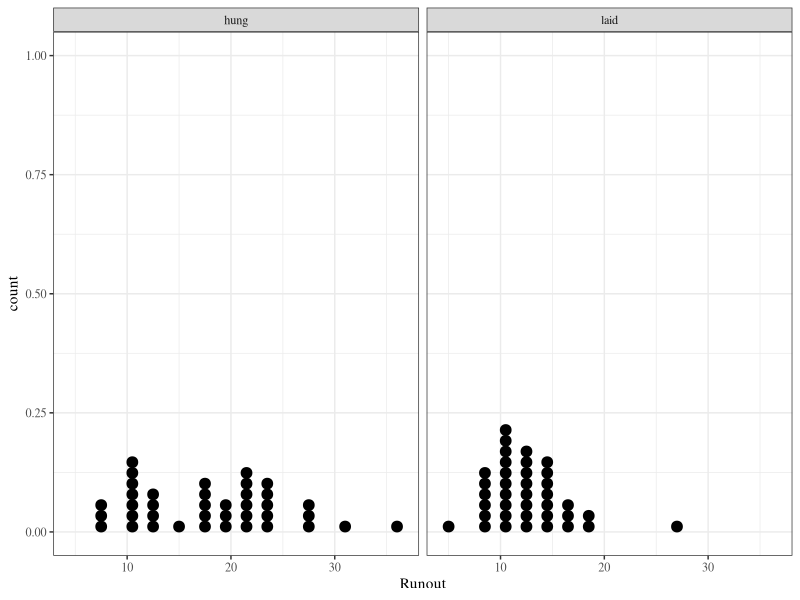
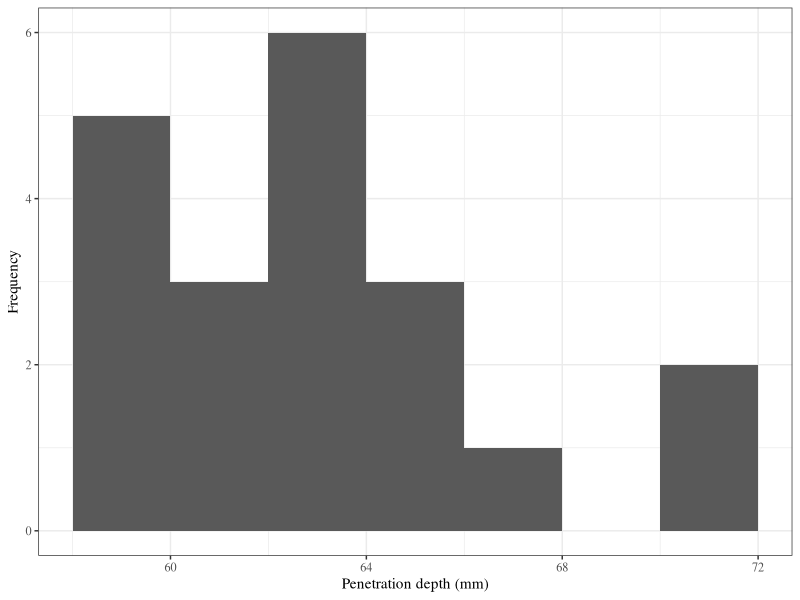
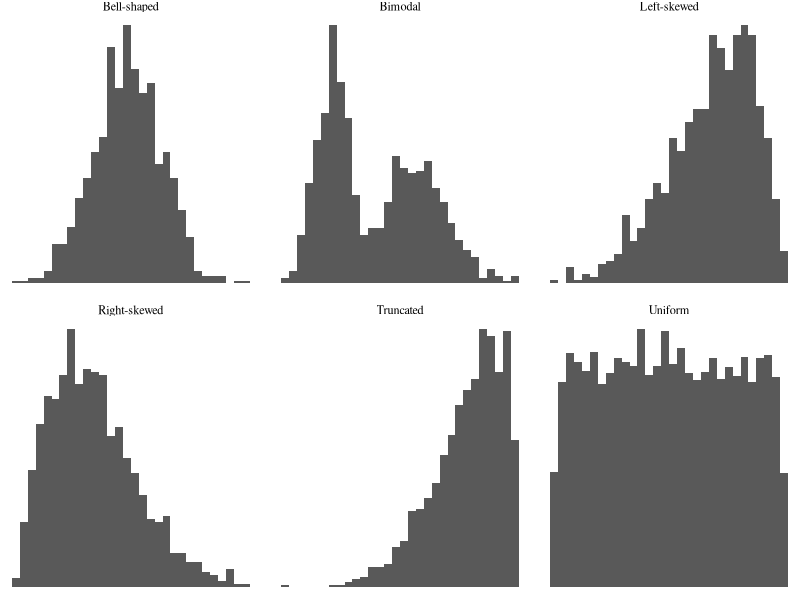
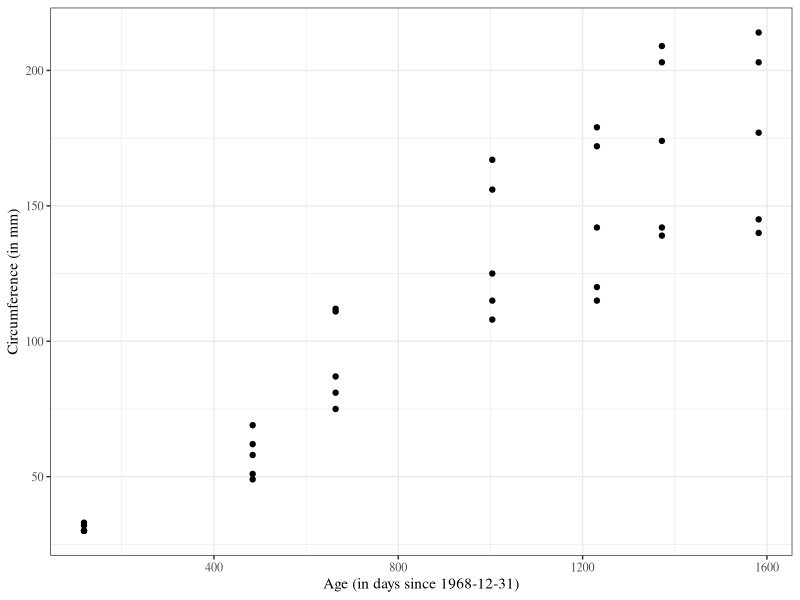
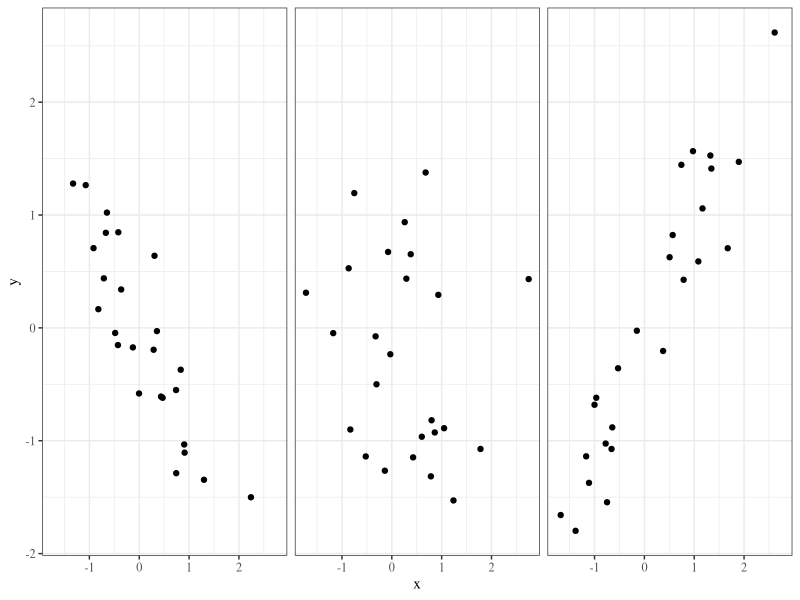
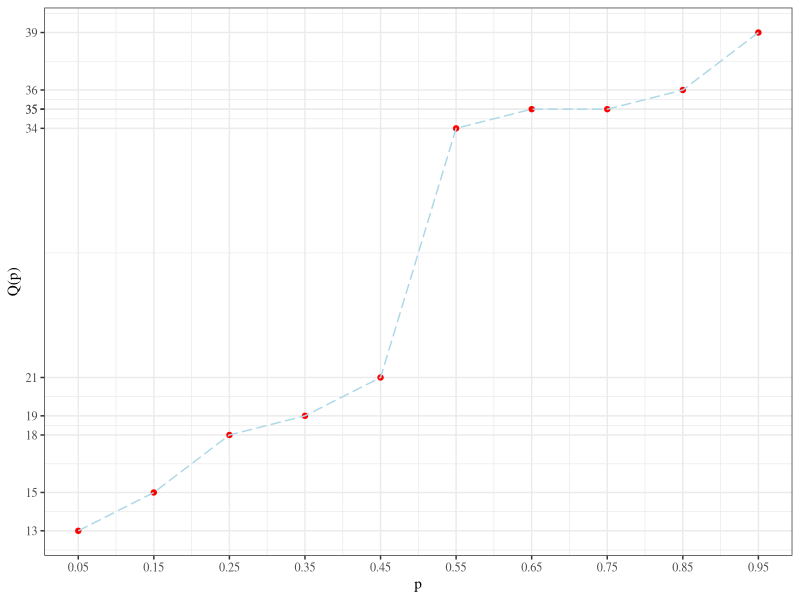
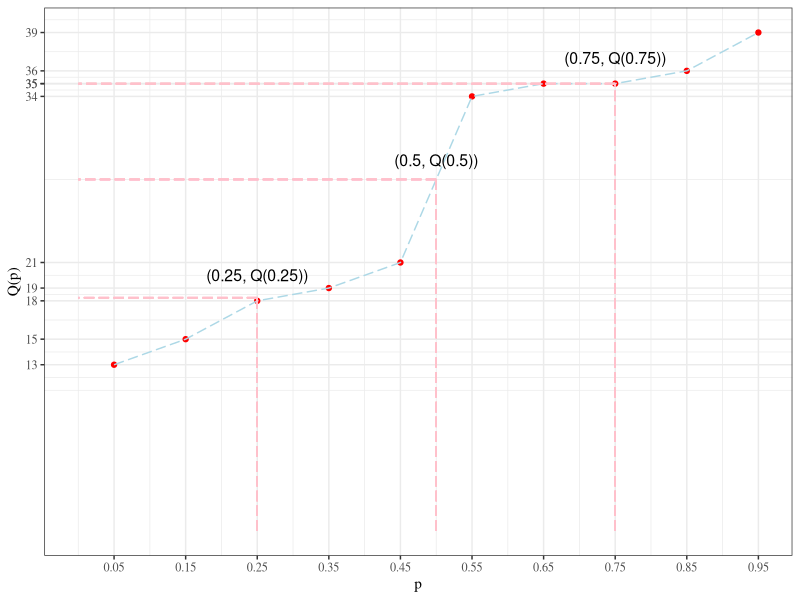
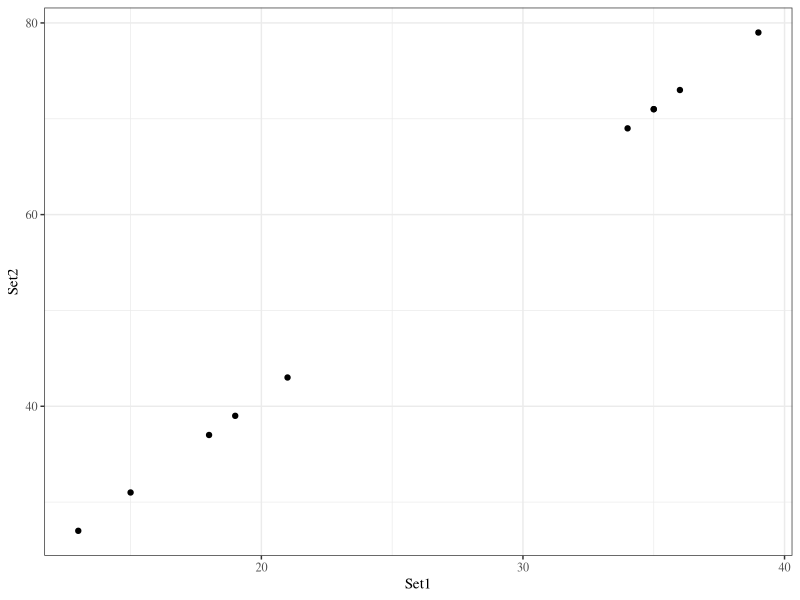

These charts were generated, in order, by the following R code:
## ---- chunk 1
   mode_values <- function(x){
      tbl <- table(x)
      names(which(tbl == max(tbl)))
   }

   print_multiple <- function(x){
      if(length(x) == 1){
         x
      }else{
         xfirst <- x[1:(length(x)-1)]
         paste(paste0(xfirst,collapse = ", "),"and",x[length(x)])
      }
   }

   my_quantile <- function(p,x){
      x <- x[order(x)]
      
      n <- length(x)

      raw.i <- n*p + .5
      floor.i <- floor(raw.i)
      if(floor.i == raw.i){
         x[floor.i]
      }else{
         x[floor.i] + (n*p - floor.i + .5)*(x[floor.i+1] - x[floor.i])
      }
   }

library(knitr)
library(tidyverse)
library(xtable)
library(MASS)

knitr::opts_chunk$set(echo=FALSE, message=FALSE, warning=FALSE, fig.height = 2)
theme_set(theme_bw(base_family = "serif"))

set.seed(305)   

## ---- chunk 2
gears <-readr:: read_csv("../../../data/gears.csv")
## ---- chunk 3
gears %>%
  ggplot() +
  geom_dotplot(aes(Runout)) +
  facet_wrap(~Arrangement)
## ---- chunk 4
bullets <- read_csv("../../../data/bullets.csv")
## ---- chunk 5
bullets %>%
  mutate(grain = paste(grain, "grain jacketed bullets")) %>%
  group_by(grain) %>%
  summarise(Values = paste(penetration, collapse = ", ")) %>%
  spread(grain, Values) %>%
  kable(format="html") 
## ---- chunk 6
bullets %>%
  filter(grain == 200) %>%
  ggplot() +
  geom_histogram(aes(penetration), breaks = seq(58, 72, by = 2)) +
  xlab("Penetration depth (mm)") + ylab("Frequency")
## ---- chunk 7
shapes <- data.frame(shape = "Bell-shaped", data = rnorm(1000))
shapes %>%
  bind_rows(data.frame(shape = "Right-skewed", data = rbeta(1000, 2, 5))) %>%
  bind_rows(data.frame(shape = "Left-skewed", data = rbeta(1000, 5, 2))) %>%
  bind_rows(data.frame(shape = "Uniform", data = runif(10000))) %>%
  bind_rows(data.frame(shape = "Bimodal", data = c(rnorm(500), rnorm(500, 5, 2)))) %>%
  bind_rows(data.frame(shape = "Truncated", data = rnorm(2000)) %>% filter(data < 0)) -> shapes
                     
                  
shapes %>%
  ggplot() +
  geom_histogram(aes(data)) +
  facet_wrap(~shape, nrow = 2, scales = "free") +
  theme_void(base_family = "serif")

## ---- chunk 8
Orange %>%
  ggplot() +
  geom_point(aes(age, circumference)) +
  xlab("Age (in days since 1968-12-31)") + ylab("Circumference (in mm)")
## ---- chunk 9
data <- data.frame(relationship = "Positive", 
                   mvrnorm(25, c(0, 0), matrix(c(1, .9, .9, 1), nrow = 2)))
data %>%
  bind_rows(data.frame(relationship = "Negative", 
                   mvrnorm(25, c(0, 0), matrix(c(1, -.9, -.9, 1), nrow = 2)))) %>%
  bind_rows(data.frame(relationship = "No association", 
                   mvrnorm(25, c(0, 0), matrix(c(1, 0, 0, 1), nrow = 2)))) -> data

data %>%
  rename(x = X1, y = X2) %>%
  ggplot() +
  geom_point(aes(x, y)) +
  facet_wrap(~ relationship) +
  theme(strip.background = element_blank(),
       strip.text.x = element_blank())
## ---- chunk 10

p<-seq(from= 0.05, to= 0.95, by= 0.10)
qp<-c(13, 15, 18, 19, 21, 34, 35, 35, 36, 39)
df<- data.frame(p, qp)
names(df)<- c( "p", "Q(p)")
library(magrittr)
library(ggplot2)
df %>% ggplot(aes(x = p, y = `Q(p)`))+ geom_point(color= "red")+ geom_line(linetype= 5, color= "lightblue")  +
scale_x_continuous(breaks = c(seq(from= 0.05, to= 0.95, by= 0.10))) +
scale_y_continuous(breaks = c(13, 15, 18, 19, 21, 34, 35, 35, 36, 39))


## ---- chunk 11

p<-seq(from= 0.05, to= 0.95, by= 0.10)
qp<-c(13, 15, 18, 19, 21, 34, 35, 35, 36, 39)
df<- data.frame(p, qp)
names(df)<- c( "p", "Q(p)")
library(magrittr)
library(ggplot2)
df %>% ggplot(aes(x = p, y = `Q(p)`))+ geom_point(color= "red")+ geom_line(linetype= 5, color= "lightblue")  +
scale_x_continuous(breaks = c(seq(from= 0.05, to= 0.95, by= 0.10))) +
scale_y_continuous(breaks = c(13, 15, 18, 19, 21, 34, 35, 35, 36, 39))+
   geom_segment(aes(x = .25, y = 18.25, xend = 0, yend = 18.25), color='pink', size=0.5, linetype=5)+
      geom_segment(aes(x = .25, y = 0, xend = 0.25, yend = 18.25), color='pink', size=0.5, linetype=5)+
         annotate("text", x = 0.25, y = 20, label = "(0.25, Q(0.25))",size=4)+

   geom_segment(aes(x = .5, y = 27.5, xend = 0, yend = 27.5), color='pink', size=0.5, linetype=5)+
      geom_segment(aes(x = .5, y = 0, xend = 0.5, yend = 27.5), color='pink', size=0.5, linetype=5)+
      annotate("text", x = 0.5, y = 29, label = "(0.5, Q(0.5))",size=4)+

   geom_segment(aes(x = .75, y = 35, xend = 0, yend = 35), color='pink', size=0.5, linetype=5)+
      geom_segment(aes(x = .75, y = 0, xend = 0.75, yend = 35), color='pink', size=0.5, linetype=5)+   
   annotate("text", x = 0.75, y = 37, label = "(0.75, Q(0.75))",size=4)


## ---- chunk 12
Set1<- c(13, 15,  18,  19,  21, 34, 35 ,35, 36 ,39 )
Set2<- c( 27 , 31 , 37 , 39 , 43 ,  69 , 71 , 71 , 73  , 79 )

df<-data.frame(Set1, Set2)
df %>% ggplot(aes(x = Set1, y = Set2))+ geom_point()

## ---- chunk 13
Set1<- c(27.75, 37.35, 38.35, 38.35, 38.75, 39.75, 40.50, 41, 41.15, 42.55, 42.9, 43.6, 43.85, 47.3, 47.9, 48.15, 49.85, 51.25, 51.6, 56)
Set2<- c( 58, 58.65, 59.10, 59.5, 59.8, 60.7, 61.3, 61.5, 62.3, 62.65, 62.95, 63.3, 63.55, 63.8, 64.05, 64.65, 65, 67.75, 70.4, 71.7 )

df<-data.frame(Set1, Set2)
df %>% ggplot(aes(x = Set1, y = Set2))+ geom_point(color="red")+ ylim(40, 90)+ xlab("230 Grain penetration (mm)")+ ylab("200 Grain penetration (mm)")

## ---- chunk 14
   grp1 <- c(74, 79, 77, 81, 68, 79, 81, 76, 81, 80, 80, 78, 88, 83, 79, 91, 79, 75, 74, 73)
   grp2 <- c(65, 77, 78, 74, 76, 73, 71, 71, 86, 81, 76, 89, 79, 78, 77, 76, 72, 76, 75, 79)
   dotplots <- data.frame(values = c(grp1,grp2), group = rep(c("Group 1","Group 2"), each = length(grp1)))
## ---- chunk 15

   ggplot(data = dotplots, aes(x = group, y = values)) + geom_boxplot() 

## ---- chunk 16
Set1<- c(27.75, 37.35, 38.35, 38.35, 38.75, 39.75, 40.50, 41, 41.15, 42.55, 42.9, 43.6, 43.85, 47.3, 47.9, 48.15, 49.85, 51.25, 51.6, 56)
Set2<- c( 58, 58.65, 59.10, 59.5, 59.8, 60.7, 61.3, 61.5, 62.3, 62.65, 62.95, 63.3, 63.55, 63.8, 64.05, 64.65, 65, 67.75, 70.4, 71.7 )

df1<-data.frame(values = c(Set1,Set2), group = rep(c("Set 1","Set 2"), each = length(Set1)))
df<-data.frame(Set1, Set2)
df %>% ggplot(aes(x = Set1, y = Set2))+ geom_point(color="red")+ ylim(40, 90)+ xlab("230 Grain penetration (mm)")+ ylab("200 Grain penetration (mm)")

## ---- chunk 17
df1 %>% ggplot( aes(x = group, y = values)) + geom_boxplot() + ylim(30, 78)

## ---- chunk 18
   grp1 <- c(74, 79, 77, 81, 68, 79, 81, 76, 81, 80, 80, 78, 88, 83, 79, 91, 79, 75, 74, 73)
   grp2 <- c(65, 77, 78, 74, 76, 73, 71, 71, 86, 81, 76, 89, 79, 78, 77, 76, 72, 76, 75, 79)
   dotplots <- data.frame(values = c(grp1,grp2), groups = rep(c("Group 1","Group 2"), each = length(grp1)))

   #ggplot(data=dotplots, aes(x = values, fill = factor(groups))) + geom_dotplot(binwidth = 1) + facet_grid(groups~.)
## ---- chunk 19
   samp <- sample(50:70,5)
   samp_bar <- round(mean(samp),2)
